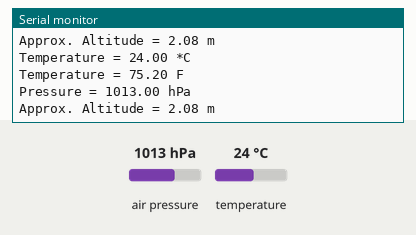
Recording of a sketch running on a simulated Arduino Uno, built for the host (arithmetic inside an expression is 32-bit, double 64-bit). Parts: the last lines printed to the serial monitor. The inputs (shaded band) are chosen by the test bench; at power-on: air pressure 1013 hPa, temperature 24 °C.

Above: at 1.2 s.
1.3 s: air pressure set to 952 hPa
At 2.6 s:
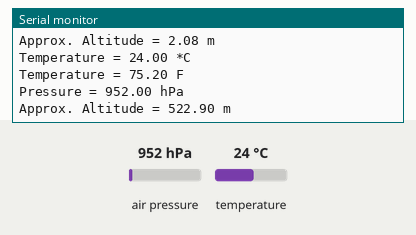
2.8 s: temperature set to 12 °C
At 4.0 s:
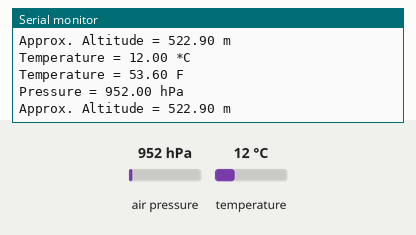
4.3 s: air pressure set to 975 hPa
At 6.1 s:
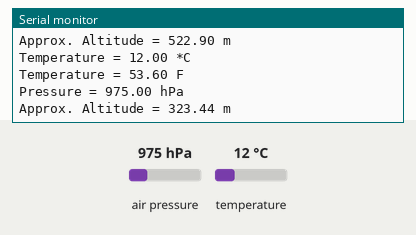
Timing chart, 0 to 7.6 s (numbered marks = the images above; inputs shaded):
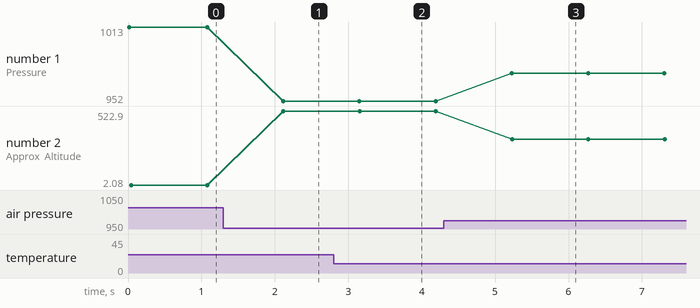

The sketch:

lab3_b.ino
```cpp
#include <Wire.h>
#include <Adafruit_Sensor.h>
#include <Adafruit_BMP280.h>

#define I2C_SDA 33
#define I2C_SCL 32

#define SEALEVELPRESSURE_HPA (1013.25)

TwoWire I2CBMP = TwoWire(0);
Adafruit_BMP280 bmp(&I2CBMP);

unsigned long delayTime;

void setup() {
  Serial.begin(9600);
  Serial.println(F("BMP280 test"));
  I2CBMP.begin(I2C_SDA, I2C_SCL, 100000);

  bool status;

  // default settings
  // (you can also pass in a Wire library object like &Wire2)

  status = bmp.begin(0x76);
  if (!status) {
    Serial.println("Could not find a valid BME280 sensor, check wiring!");
    while (1);
  }

  Serial.println("-- Default Test --");
  delayTime = 1000;

  Serial.println();
}

void loop() {
  printValues();
  delay(delayTime);
}

void printValues() {
  Serial.print("Temperature = ");
  Serial.print(bmp.readTemperature());
  Serial.println(" *C");

  // Convert temperature to Fahrenheit
  Serial.print("Temperature = ");
  Serial.print(1.8 * bmp.readTemperature() + 32);
  Serial.println(" F");

  Serial.print("Pressure = ");
  Serial.print(bmp.readPressure() / 100.0F);
  Serial.println(" hPa");

  Serial.print("Approx. Altitude = ");
  Serial.print(bmp.readAltitude(SEALEVELPRESSURE_HPA));
  Serial.println(" m");
/*
  Serial.print("Humidity = ");
  Serial.print(bmp.readHumidity());
  Serial.println(" %");
  */

  Serial.println();
}
```

Measured:
- after the input at 1.3 s, the serial monitor: prints a new line after 0.81 s (image 1)
- after the input at 2.8 s, the serial monitor: prints a new line after 0.35 s (image 2)
- after the input at 4.3 s, the serial monitor: prints a new line after 0.93 s (image 3)
- plotted number 1: 1013 → 952 after the input at 1.3 s, 952 → 975 after the input at 4.3 s
- plotted number 2: 2.08 → 522.9 after the input at 1.3 s, 522.9 → 323.44 after the input at 4.3 s
